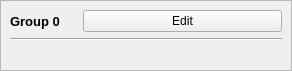
<?xml version="1.0" encoding="UTF-8"?>
<ui version="4.0">
 <class>Form</class>
 <widget class="QWidget" name="Form">
  <property name="geometry">
   <rect>
    <x>0</x>
    <y>0</y>
    <width>292</width>
    <height>71</height>
   </rect>
  </property>
  <property name="windowTitle">
   <string>Form</string>
  </property>
  <layout class="QGridLayout" name="gridLayout_2" columnstretch="1">
   <property name="leftMargin">
    <number>0</number>
   </property>
   <property name="topMargin">
    <number>0</number>
   </property>
   <property name="rightMargin">
    <number>0</number>
   </property>
   <property name="bottomMargin">
    <number>0</number>
   </property>
   <item row="1" column="0">
    <widget class="QFrame" name="frame">
     <property name="frameShape">
      <enum>QFrame::StyledPanel</enum>
     </property>
     <property name="frameShadow">
      <enum>QFrame::Plain</enum>
     </property>
     <layout class="QGridLayout" name="gridLayout" columnstretch="1,3">
      <item row="0" column="1">
       <widget class="QPushButton" name="pushButton">
        <property name="text">
         <string>Edit</string>
        </property>
       </widget>
      </item>
      <item row="0" column="0">
       <widget class="QLabel" name="groupLabel">
        <property name="font">
         <font>
          <pointsize>10</pointsize>
          <weight>75</weight>
          <bold>true</bold>
         </font>
        </property>
        <property name="text">
         <string>Group 0</string>
        </property>
       </widget>
      </item>
      <item row="2" column="0" colspan="2">
       <widget class="QLabel" name="replaceWithLabel">
        <property name="text">
         <string/>
        </property>
        <property name="alignment">
         <set>Qt::AlignCenter</set>
        </property>
       </widget>
      </item>
      <item row="1" column="0" colspan="2">
       <widget class="Line" name="line">
        <property name="orientation">
         <enum>Qt::Horizontal</enum>
        </property>
       </widget>
      </item>
     </layout>
    </widget>
   </item>
  </layout>
 </widget>
 <resources/>
 <connections/>
</ui>
